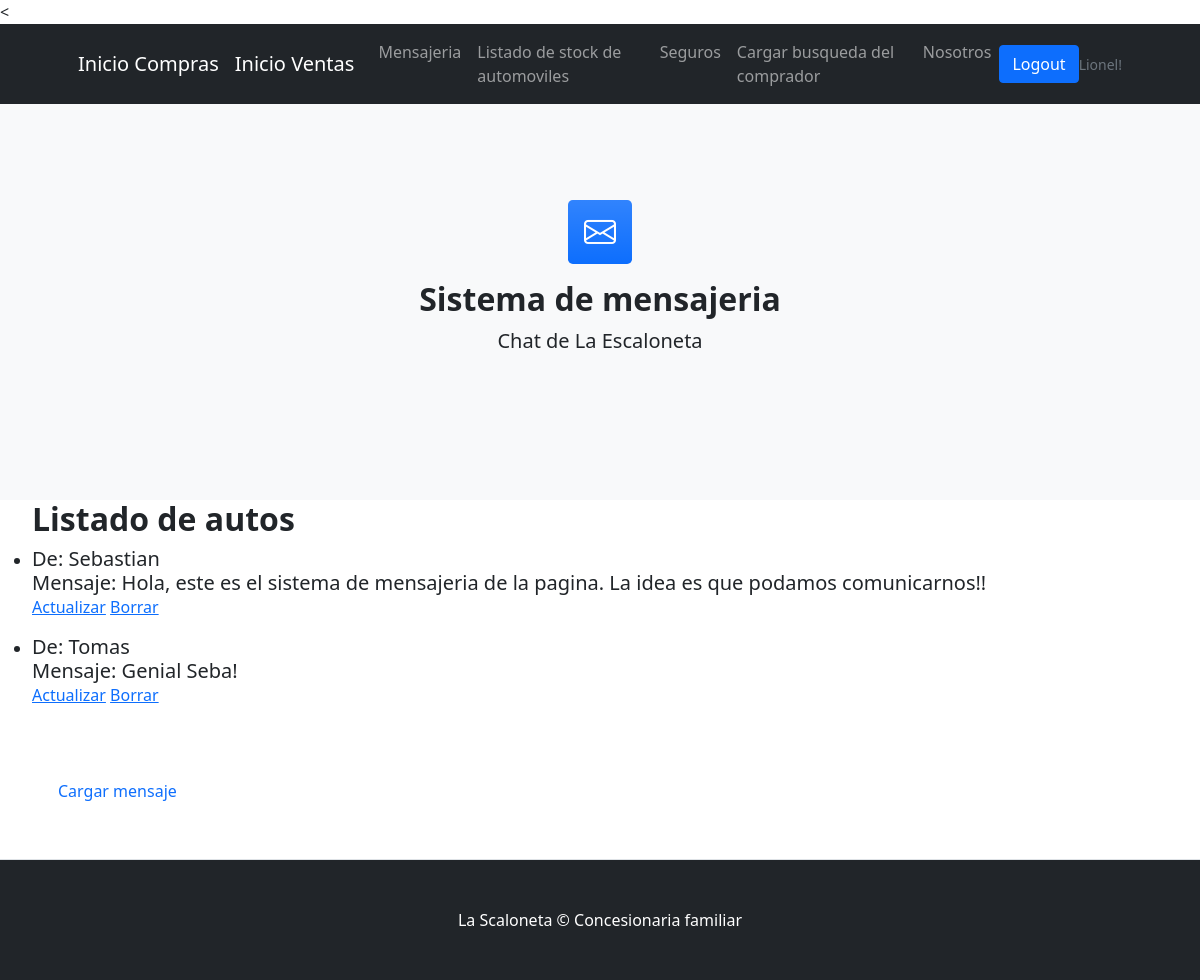
The app's page /mensajeria/ (signed in) with its own data.
### compra/models.py (models this page shows, shortened)
class Mensajes(models.Model):
    escritor =  models.CharField(max_length=50)
    texto = models.CharField(max_length=350)

### compra/views.py (the view)
# urls.py: path("mensajeria/", MensajesList.as_view(), name= "compra-mensajes"),
class MensajesList(LoginRequiredMixin, ListView):
    model = Mensajes
    template_name = "compra/list_mensajes.html"

### compra/templates/compra/list_mensajes.html (shortened to what this page needs)
{% extends 'compra/padre.html' %}
{% block contenido %}
<section class="bg-light py-5">
    <div class="container px-5 my-5 px-5">
        <div class="text-center mb-5">
            <div class="feature bg-primary bg-gradient text-white rounded-3 mb-3"><i class="bi bi-envelope"></i></div>
            <h2 class="fw-bolder">Sistema de mensajeria</h2>
            <p class="lead mb-0">Chat de La Escaloneta</p>
        </div>
</section>
<ul>
    <h2 class="fw-bolder"> Listado de autos</h2>
    {% for mensajes in object_list %}
        <li>
            <h2 class="lead mb-0"> De: {{mensajes.escritor}} </h2>
            <h2 class="lead mb-0"> Mensaje: {{mensajes.texto}} </h2>
            <a href="{% url 'compra-mensajes-update' mensajes.id %}">Actualizar</a>
            <a href="{% url 'compra-mensajes-delete' mensajes.id %}">Borrar</a> </p>
        </li>
    {% endfor %}
</ul>
    <section class="py-5 border-bottom">
        <div class="container px-15 my-15 px-15">
            <div class="row gx-15 justify-content-center">
                <div class="col-lg-15">
                    <a class="nav-link" href="{% url 'compra-mensajes-create' %}">Cargar mensaje</a>
                </div>
            </div>
        </div>
    </section>
{% endblock %}

### compra/templates/compra/padre.html (shortened to what this page needs)
<!DOCTYPE html>
<html lang="en">
    <head>
        {% load static %}
        <link href="https://cdn.jsdelivr.net/npm/bootstrap-icons@1.4.1/font/bootstrap-icons.css" rel="stylesheet" />
        <link href="{% static 'compra/css/styles.css' %}" rel="stylesheet" />
    </head>
    <body>
        <nav class="navbar navbar-expand-lg navbar-dark bg-dark">
            <div class="container px-5">
                <a class="navbar-brand" href="{% url 'compra-inicio' %}">Inicio Compras</a>
                <a class="navbar-brand" href="{% url 'venta-inicio' %}">Inicio Ventas</a>
                <div class="collapse navbar-collapse" id="navbarSupportedContent">
                    <ul class="navbar-nav ms-auto mb-2 mb-lg-0">
                        <li class="nav-item"><a class="nav-link" href="{% url 'compra-mensajes' %}">Mensajeria</a></li>
                        <li class="nav-item"><a class="nav-link" href="{% url 'compra-automovil' %}">Listado de stock de automoviles</a></li>
                        <li class="nav-item"><a class="nav-link" href="{% url 'compra-aseguradora' %}">Seguros</a></li>
                        <li class="nav-item"><a class="nav-link" href="{% url 'compra-Auto_Buscado-create' %}">Cargar busqueda del comprador</a></li>
                        <li class="nav-item"><a class="nav-link" href="{% url 'compra-nosotros' %}">Nosotros</a></li>
                    </ul>
                    {% if request.user.is_authenticated %}
                    <a class="btn btn-primary" href="{% url 'auth-logout' %}">Logout</a>
                    <p class="small text-muted mb-4 mb-lg-0"> {{request.user.username}}!</p>
                {% else %}
                    <a class="btn btn-primary" href="{% url 'auth-login' %}">Login</a>
                {% endif %}
                </div>
            </div>
        </nav>
            {% block contenido %}
            {% endblock %}
        <footer class="py-5 bg-dark">
            <div class="container px-5"><p class="m-0 text-center text-white">La Scaloneta &copy; Concesionaria familiar</p></div>
        </footer>
    </body>
</html>

### records on screen
Mensajes: escritor "Sebastian", texto "Hola, este es el sistema de mensajeria de la pagina. La idea es que podamos comunicarnos!!"
Mensajes: escritor "Tomas", texto "Genial Seba!"

### other values on screen
{{ request.user.username }} "Lionel"
